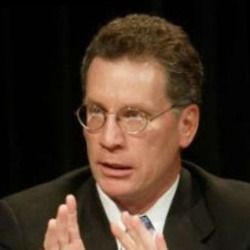
#> input picture 第27组_完整小组作业交付包_20260707/data/authorized_faces/P01/enroll_1.jpg, 250 x 250 px; its folder holds only this picture in this run
$ python -i face_service.py   (imports and definitions only)
#> lines starting #> are read from the running program, lines starting #| are printed output that depends on the picture; after the words box and inside, x2 and y2 are one past the last pixel; in counts of white or black regions, pixels touching at a corner belong together
from __future__ import annotations

import json
import os
import re
import shutil
from datetime import datetime, timezone
from pathlib import Path
from typing import Any

import cv2
import numpy as np


ROOT_DIR = Path(__file__).resolve().parents[1]
DATA_DIR = ROOT_DIR / "data"
AUTHORIZED_FACE_DIR = DATA_DIR / "authorized_faces"
FACE_TEST_DIR = DATA_DIR / "face_test_samples"
PROFILE_PATH = AUTHORIZED_FACE_DIR / "face_profiles.json"
MANIFEST_PATH = FACE_TEST_DIR / "manifest.json"

DEFAULT_THRESHOLD = float(os.getenv("FACE_MATCH_THRESHOLD", "0.55"))
FACE_MATCH_MARGIN = float(os.getenv("FACE_MATCH_MARGIN", "0.02"))
IMAGE_SUFFIXES = {".jpg", ".jpeg", ".png", ".bmp", ".webp"}


def now_iso() -> str:
    return datetime.now(timezone.utc).astimezone().isoformat(timespec="seconds")


# [17 lines left out: functions safe_person_id, safe_filename, image_files, not called in this run]


def _cascade():
    if not hasattr(cv2, "CascadeClassifier"):
        return None
    path = Path(cv2.data.haarcascades) / "haarcascade_frontalface_default.xml"
    if not path.exists():
        return None
    cascade = cv2.CascadeClassifier(str(path))
    if hasattr(cascade, "empty") and cascade.empty():
        return None
    return cascade


def _largest_face(gray: np.ndarray) -> tuple[int, int, int, int] | None:
    cascade = _cascade()
    if cascade is None:
        return None
    faces = cascade.detectMultiScale(gray, scaleFactor=1.08, minNeighbors=4, minSize=(32, 32))
    if len(faces) == 0:
        return None
    x, y, w, h = max(faces, key=lambda box: int(box[2]) * int(box[3]))
    return int(x), int(y), int(w), int(h)


def _face_crop(image_path: Path) -> tuple[np.ndarray, bool]:
    image = cv2.imread(str(image_path))
#> image is the input picture: shape (250, 250, 3); mean B, G, R 37, 49.4, 65.7
    if image is None:
        raise ValueError(f"Cannot read image: {image_path}")

    gray = cv2.cvtColor(image, cv2.COLOR_BGR2GRAY)
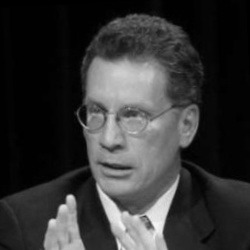
#> gray: shape (250, 250); min 0, max 248, mean 52.9
    box = _largest_face(gray)
#> in _largest_face, `faces = cascade.detectMultiScale(gray, scaleFactor=1.08, minNeighbors=..`: faces = [[62, 67, 120, 120]]
#> in _largest_face, `x, y, w, h = max(faces, key=lambda box: int(box[2]) * int(box[3]))`: x = 62; y = 67; w = 120
#> box = (62, 67, 120, 120)
    if box is None:
        height, width = gray.shape[:2]
        # LFW-funneled photos are already aligned; when Haar is unavailable,
        # this centered crop keeps the face while trimming background.
        side = int(min(width, height) * 0.82)
        x = max(0, (width - side) // 2)
        y = max(0, int((height - side) * 0.42))
        return gray[y : y + side, x : x + side], False

    x, y, w, h = box
#> x = 62; y = 67; w = 120; h = 120
    margin = int(max(w, h) * 0.22)
#> margin = 26
    x1 = max(0, x - margin)
#> x1 = 36
    y1 = max(0, y - margin)
#> y1 = 41
    x2 = min(gray.shape[1], x + w + margin)
#> x2 = 208
    y2 = min(gray.shape[0], y + h + margin)
#> y2 = 213
    return gray[y1:y2, x1:x2], True


def _normalize(vector: np.ndarray) -> np.ndarray:
    vector = vector.astype(np.float32).reshape(-1)
    norm = float(np.linalg.norm(vector))
    if norm <= 1e-8:
        return vector
    return vector / norm


def _lbp_hist(gray64: np.ndarray) -> np.ndarray:
    center = gray64[1:-1, 1:-1]
    code = np.zeros(center.shape, dtype=np.uint8)
    neighbors = [
        gray64[:-2, :-2],
        gray64[:-2, 1:-1],
        gray64[:-2, 2:],
        gray64[1:-1, 2:],
        gray64[2:, 2:],
        gray64[2:, 1:-1],
        gray64[2:, :-2],
        gray64[1:-1, :-2],
    ]
    for idx, neighbor in enumerate(neighbors):
        code |= ((neighbor >= center).astype(np.uint8) << idx)
    hist, _ = np.histogram(code, bins=32, range=(0, 256), density=True)
    return hist.astype(np.float32)


# [20 lines left out: function _gradient_hist, not called in this run]


def _region_stats(gray64: np.ndarray, grid: int = 8) -> np.ndarray:
    image = gray64.astype(np.float32) / 255.0
    cell_h = gray64.shape[0] // grid
    cell_w = gray64.shape[1] // grid
    values = []
    for row in range(grid):
        for col in range(grid):
            patch = image[row * cell_h : (row + 1) * cell_h, col * cell_w : (col + 1) * cell_w]
            values.extend([float(patch.mean()), float(patch.std())])
    return np.array(values, dtype=np.float32)


def extract_feature(image_path: str | Path) -> dict[str, Any]:
    image_path = Path(image_path)
    crop, face_detected = _face_crop(image_path)
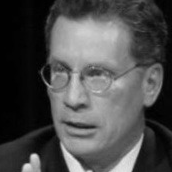
#> crop: shape (172, 172); min 0, max 231, mean 76.3
#> face_detected = True
    resized = cv2.resize(crop, (96, 96), interpolation=cv2.INTER_AREA)
    equalized = cv2.equalizeHist(resized)
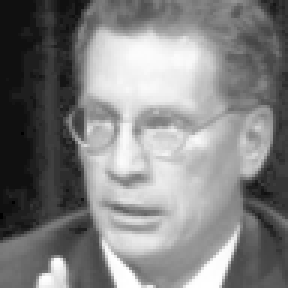
#> equalized: shape (96, 96) (shown 3 times larger); min 0, max 255, mean 129

    hog_img = cv2.resize(equalized, (64, 64), interpolation=cv2.INTER_AREA)
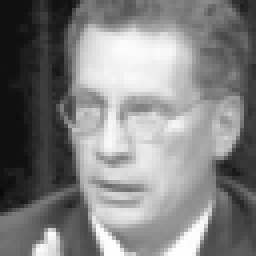
#> hog_img: shape (64, 64) (shown 4 times larger); min 9, max 255, mean 129
    if hasattr(cv2, "HOGDescriptor"):
        hog = cv2.HOGDescriptor((64, 64), (16, 16), (8, 8), (8, 8), 9).compute(hog_img).reshape(-1)
#> hog = 1764 values, max 0.401 at index 422, min 2.82e-05 at index 121, mean 0.133
    else:
        hog = _gradient_hist(hog_img, cells=8, bins=9)
    small = cv2.resize(equalized, (36, 36), interpolation=cv2.INTER_AREA).astype(np.float32).reshape(-1)
#> small = 1296 values, max 255 at index 1285, min 14 at index 578, mean 129
    small = (small - float(small.mean())) / (float(small.std()) + 1e-6)
#> small = 1296 values, max 1.78 at index 1285, min -1.62 at index 578, mean -7.06e-08
    lbp = _lbp_hist(hog_img)
#> in _lbp_hist, `center = gray64[1:-1, 1:-1]`:
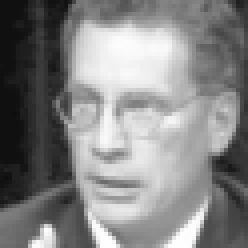
#> center: shape (62, 62) (shown 4 times larger); min 12, max 255, mean 132.1
#> the loop in _lbp_hist, `for idx, neighbor in enumerate(neighbors):` made 8 passes
#> pass 1, in _lbp_hist, `code |= ((neighbor >= center).astype(np.uint8) << idx)`:
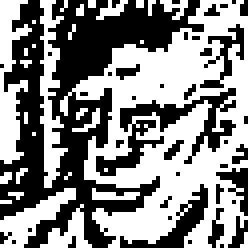
#> code: shape (62, 62) (shown 4 times larger); values 0 (black) and 1 (white), 53.5% white; 41 black regions (35 under 20 px), largest, box (x1, y1, x2, y2) and area: (0, 0, 51, 62) 1220, (24, 22, 59, 44) 224, (30, 46, 52, 62) 94, (50, 6, 61, 22) 58, (54, 42, 62, 54) 39, (52, 52, 56, 62) 20
#> after the loop in _lbp_hist, `for idx, neighbor in enumerate(neighbors):`:
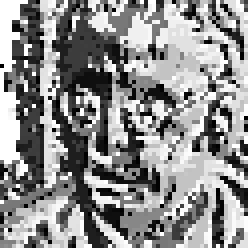
#> code: shape (62, 62) (shown 4 times larger); min 0, max 255, mean 142.2
#> in _lbp_hist, `hist, _ = np.histogram(code, bins=32, range=(0, 256), density=True)`: hist = 32 values, max 0.0159 at index 31, min 6.5e-05 at index 21, mean 0.00391
#> lbp has the same summary as hist in _lbp_hist
    stats = _region_stats(hog_img)
#> after the loop in _region_stats, `for row in range(grid):`: values = 128 values, max 0.944 at index 24, min 0.0133 at index 1, mean 0.303
#> stats has the same summary as values in _region_stats

    feature = np.concatenate(
        [
            _normalize(small) * 1.0,
            _normalize(hog) * 0.8,
            _normalize(lbp) * 0.45,
            _normalize(stats) * 0.35,
        ]
    )
#> in _normalize, `vector = vector.astype(np.float32).reshape(-1)`: vector has the same summary as small in extract_feature
#> in _normalize, `norm = float(np.linalg.norm(vector))`: norm = 36
#> feature = 3220 values, max 0.208 at index 3091, min -0.0451 at index 578, mean 0.00975
    return {
        "vector": _normalize(feature),
        "face_detected": face_detected,
    }


def similarity(left: np.ndarray, right: np.ndarray) -> float:
    return float(np.dot(_normalize(left), _normalize(right)))


# [14 lines left out: function person_metadata, not called in this run]


def write_person_metadata(person_dir: Path, metadata: dict[str, Any]) -> None:
    person_dir.mkdir(parents=True, exist_ok=True)
    (person_dir / "person.json").write_text(json.dumps(metadata, ensure_ascii=False, indent=2), encoding="utf-8")


# [195 lines left out: functions rebuild_profiles, load_profiles, list_registered_people, verify_image, load_manifest, list_face_samples and 3 more, not called in this run]

>>> result = extract_feature('../data/authorized_faces/P01/enroll_1.jpg')
#> result = 2 items

$ run again, on 第27组_完整小组作业交付包_20260707/data/authorized_faces/P01/enroll_2.jpg
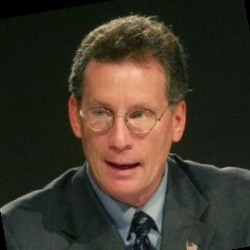
#> input picture 第27组_完整小组作业交付包_20260707/data/authorized_faces/P01/enroll_2.jpg, 250 x 250 px
#> in _face_crop, image is the input picture: shape (250, 250, 3); mean B, G, R 42.8, 55, 63.1
#> faces = [[63, 66, 121, 121]]
#> in _largest_face, `x, y, w, h = max(faces, key=lambda box: int(box[2]) * int(box[3]))`: x = 63; y = 66; w = 121
#> box = (63, 66, 121, 121)
#> in _face_crop, `x, y, w, h = box`: x = 63; y = 66; w = 121
#> margin = 26
#> x1 = 37
#> y1 = 40
#> x2 = 210
#> y2 = 213
#> face_detected = True
#> in extract_feature, `hog_img = cv2.resize(equalized, (64, 64), interpolation=cv2.INTER_AREA)`:
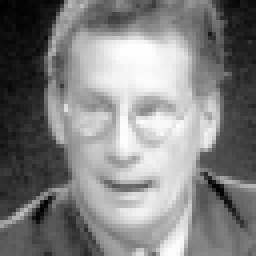
#> hog_img: shape (64, 64) (shown 4 times larger); min 0, max 255, mean 129
#> hog = 1764 values, max 0.448 at index 18, min 0.000877 at index 552, mean 0.134
#> in extract_feature, `small = cv2.resize(equalized, (36, 36), interpolation=cv2.INTER_AREA)...`: small = 1296 values, max 255 at index 272, min 2 at index 0, mean 129
#> in extract_feature, `small = (small - float(small.mean())) / (float(small.std()) + 1e-6)`: small = 1296 values, max 1.78 at index 272, min -1.79 at index 0, mean -4.71e-08
#> the loop in _lbp_hist, `for idx, neighbor in enumerate(neighbors):` made 8 passes
#> after the loop in _lbp_hist, `for idx, neighbor in enumerate(neighbors):`:
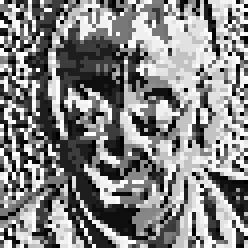
#> code: shape (62, 62) (shown 4 times larger); min 0, max 255, mean 132.5
#> hist = 32 values, max 0.014 at index 31, min 0.000163 at index 10, mean 0.00391
#> lbp has the same summary as hist in _lbp_hist
#> image: shape (64, 64) float32
#> after the loop in _region_stats, `for row in range(grid):`: values = 128 values, max 0.955 at index 40, min 0.0141 at index 1, mean 0.301
#> stats has the same summary as values in _region_stats
#> vector has the same summary as small in extract_feature
#> norm = 36
#> feature = 3220 values, max 0.198 at index 3091, min -0.0497 at index 0, mean 0.00988
#> result = 2 items
